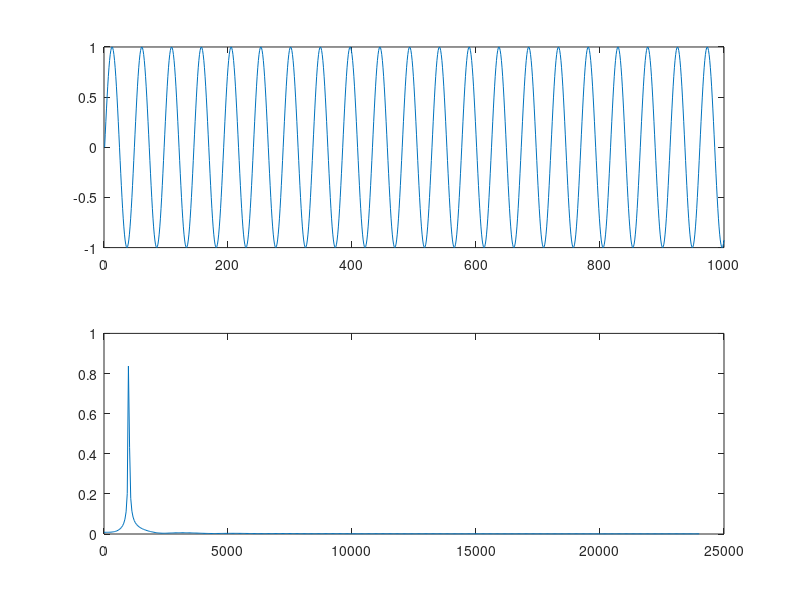

This figure's MATLAB source:
clear
clc;    
L=1000;
fp=48000;
f=1000;

t=(0:L-1)/fp;
y=sin(2*pi*f*t);

NFFT = 2^nextpow2(L);
Y = fft(y,NFFT)/L;
f = fp/2*linspace(0,1,NFFT/2+1);

subplot(2,1,1);
plot(y);
subplot(2,1,2);
plot(f,2*abs(Y(1:NFFT/2+1)));
print -deps proba1_dom.eps
